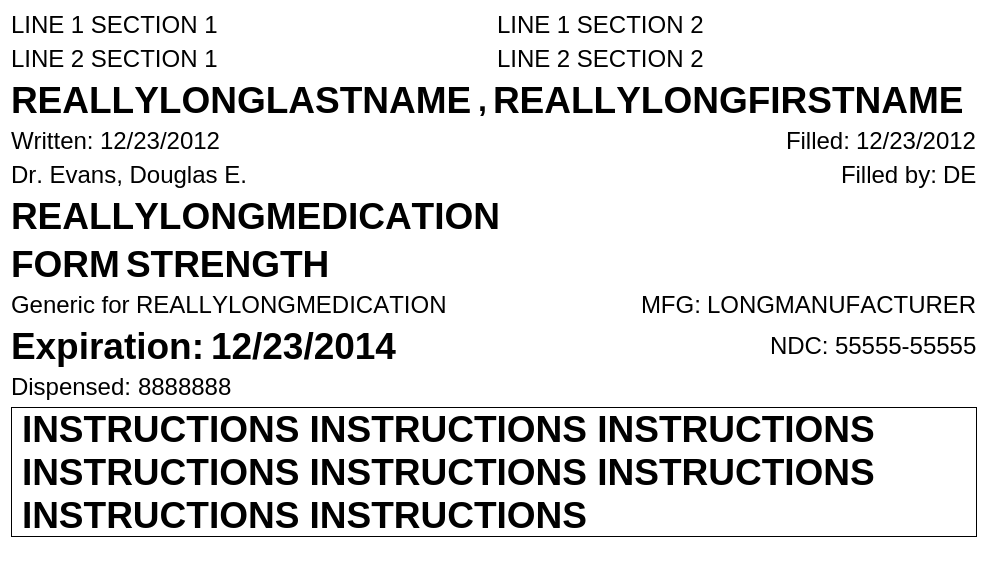
<?xml version="1.0" encoding="UTF-8"?>
<ui version="4.0">
 <class>PrescriptionLabel</class>
 <widget class="QFrame" name="PrescriptionLabel">
  <property name="geometry">
   <rect>
    <x>0</x>
    <y>0</y>
    <width>988</width>
    <height>583</height>
   </rect>
  </property>
  <property name="styleSheet">
   <string notr="true">background-color: #FFFFFF</string>
  </property>
  <property name="frameShape">
   <enum>QFrame::NoFrame</enum>
  </property>
  <property name="frameShadow">
   <enum>QFrame::Plain</enum>
  </property>
  <layout class="QVBoxLayout" name="verticalLayout">
   <item>
    <layout class="QHBoxLayout" name="horizontalLayout_3">
     <item>
      <widget class="QLabel" name="l1s1Label">
       <property name="font">
        <font>
         <family>Arial</family>
         <pointsize>18</pointsize>
         <kerning>false</kerning>
        </font>
       </property>
       <property name="text">
        <string notr="true">LINE 1 SECTION 1</string>
       </property>
      </widget>
     </item>
     <item>
      <widget class="QLabel" name="l1s2Label">
       <property name="font">
        <font>
         <family>Arial</family>
         <pointsize>18</pointsize>
         <kerning>false</kerning>
        </font>
       </property>
       <property name="text">
        <string notr="true">LINE 1 SECTION 2</string>
       </property>
      </widget>
     </item>
    </layout>
   </item>
   <item>
    <layout class="QHBoxLayout" name="horizontalLayout_8">
     <item>
      <widget class="QLabel" name="l2s1Label">
       <property name="font">
        <font>
         <family>Arial</family>
         <pointsize>18</pointsize>
         <kerning>false</kerning>
        </font>
       </property>
       <property name="text">
        <string notr="true">LINE 2 SECTION 1</string>
       </property>
      </widget>
     </item>
     <item>
      <widget class="QLabel" name="l2s2Label">
       <property name="font">
        <font>
         <family>Arial</family>
         <pointsize>18</pointsize>
         <kerning>false</kerning>
        </font>
       </property>
       <property name="text">
        <string notr="true">LINE 2 SECTION 2</string>
       </property>
      </widget>
     </item>
    </layout>
   </item>
   <item>
    <layout class="QHBoxLayout" name="horizontalLayout_7">
     <item>
      <widget class="QLabel" name="lastLabel">
       <property name="font">
        <font>
         <family>Arial</family>
         <pointsize>28</pointsize>
         <weight>75</weight>
         <bold>true</bold>
         <kerning>false</kerning>
        </font>
       </property>
       <property name="text">
        <string notr="true">REALLYLONGLASTNAME</string>
       </property>
       <property name="wordWrap">
        <bool>true</bool>
       </property>
      </widget>
     </item>
     <item>
      <widget class="QLabel" name="label_23">
       <property name="font">
        <font>
         <family>Arial</family>
         <pointsize>24</pointsize>
         <weight>75</weight>
         <bold>true</bold>
         <kerning>false</kerning>
        </font>
       </property>
       <property name="text">
        <string notr="true">,</string>
       </property>
       <property name="wordWrap">
        <bool>true</bool>
       </property>
      </widget>
     </item>
     <item>
      <widget class="QLabel" name="firstLabel">
       <property name="font">
        <font>
         <family>Arial</family>
         <pointsize>28</pointsize>
         <weight>75</weight>
         <bold>true</bold>
         <kerning>false</kerning>
        </font>
       </property>
       <property name="text">
        <string notr="true">REALLYLONGFIRSTNAME</string>
       </property>
       <property name="wordWrap">
        <bool>true</bool>
       </property>
      </widget>
     </item>
     <item>
      <spacer name="horizontalSpacer_7">
       <property name="orientation">
        <enum>Qt::Horizontal</enum>
       </property>
       <property name="sizeHint" stdset="0">
        <size>
         <width>40</width>
         <height>20</height>
        </size>
       </property>
      </spacer>
     </item>
    </layout>
   </item>
   <item>
    <layout class="QHBoxLayout" name="horizontalLayout">
     <item>
      <widget class="QLabel" name="label_6">
       <property name="font">
        <font>
         <family>Arial</family>
         <pointsize>18</pointsize>
         <kerning>false</kerning>
        </font>
       </property>
       <property name="text">
        <string notr="true">Written:</string>
       </property>
      </widget>
     </item>
     <item>
      <widget class="QLabel" name="writtenLabel">
       <property name="font">
        <font>
         <family>Arial</family>
         <pointsize>18</pointsize>
         <kerning>false</kerning>
        </font>
       </property>
       <property name="text">
        <string notr="true">12/23/2012</string>
       </property>
      </widget>
     </item>
     <item>
      <spacer name="horizontalSpacer_3">
       <property name="orientation">
        <enum>Qt::Horizontal</enum>
       </property>
       <property name="sizeHint" stdset="0">
        <size>
         <width>40</width>
         <height>20</height>
        </size>
       </property>
      </spacer>
     </item>
     <item>
      <widget class="QLabel" name="label_5">
       <property name="font">
        <font>
         <family>Arial</family>
         <pointsize>18</pointsize>
         <kerning>false</kerning>
        </font>
       </property>
       <property name="text">
        <string notr="true">Filled:</string>
       </property>
      </widget>
     </item>
     <item>
      <widget class="QLabel" name="filledLabel">
       <property name="font">
        <font>
         <family>Arial</family>
         <pointsize>18</pointsize>
         <kerning>false</kerning>
        </font>
       </property>
       <property name="text">
        <string notr="true">12/23/2012</string>
       </property>
      </widget>
     </item>
    </layout>
   </item>
   <item>
    <layout class="QHBoxLayout" name="horizontalLayout_2">
     <item>
      <widget class="QLabel" name="prescriberLabel">
       <property name="font">
        <font>
         <family>Arial</family>
         <pointsize>18</pointsize>
         <kerning>false</kerning>
        </font>
       </property>
       <property name="text">
        <string notr="true">Dr. Evans, Douglas E.</string>
       </property>
      </widget>
     </item>
     <item>
      <spacer name="horizontalSpacer_5">
       <property name="orientation">
        <enum>Qt::Horizontal</enum>
       </property>
       <property name="sizeHint" stdset="0">
        <size>
         <width>40</width>
         <height>20</height>
        </size>
       </property>
      </spacer>
     </item>
     <item>
      <widget class="QLabel" name="label_8">
       <property name="font">
        <font>
         <family>Arial</family>
         <pointsize>18</pointsize>
         <kerning>false</kerning>
        </font>
       </property>
       <property name="text">
        <string notr="true">Filled by:</string>
       </property>
       <property name="wordWrap">
        <bool>true</bool>
       </property>
      </widget>
     </item>
     <item>
      <widget class="QLabel" name="fillerLabel">
       <property name="font">
        <font>
         <family>Arial</family>
         <pointsize>18</pointsize>
         <kerning>false</kerning>
        </font>
       </property>
       <property name="text">
        <string notr="true">DE</string>
       </property>
      </widget>
     </item>
    </layout>
   </item>
   <item>
    <layout class="QHBoxLayout" name="horizontalLayout_5">
     <item>
      <widget class="QLabel" name="medicationLabel">
       <property name="font">
        <font>
         <family>Arial</family>
         <pointsize>28</pointsize>
         <weight>75</weight>
         <bold>true</bold>
         <kerning>false</kerning>
        </font>
       </property>
       <property name="text">
        <string notr="true">REALLYLONGMEDICATION</string>
       </property>
       <property name="wordWrap">
        <bool>true</bool>
       </property>
      </widget>
     </item>
     <item>
      <spacer name="horizontalSpacer_2">
       <property name="orientation">
        <enum>Qt::Horizontal</enum>
       </property>
       <property name="sizeHint" stdset="0">
        <size>
         <width>40</width>
         <height>20</height>
        </size>
       </property>
      </spacer>
     </item>
    </layout>
   </item>
   <item>
    <layout class="QHBoxLayout" name="horizontalLayout_10">
     <item>
      <widget class="QLabel" name="formLabel">
       <property name="font">
        <font>
         <family>Arial</family>
         <pointsize>28</pointsize>
         <weight>75</weight>
         <bold>true</bold>
         <kerning>false</kerning>
        </font>
       </property>
       <property name="text">
        <string notr="true">FORM</string>
       </property>
       <property name="wordWrap">
        <bool>true</bool>
       </property>
      </widget>
     </item>
     <item>
      <widget class="QLabel" name="strengthLabel">
       <property name="font">
        <font>
         <family>Arial</family>
         <pointsize>28</pointsize>
         <weight>75</weight>
         <bold>true</bold>
         <kerning>false</kerning>
        </font>
       </property>
       <property name="text">
        <string notr="true">STRENGTH</string>
       </property>
       <property name="wordWrap">
        <bool>true</bool>
       </property>
      </widget>
     </item>
     <item>
      <spacer name="horizontalSpacer_8">
       <property name="orientation">
        <enum>Qt::Horizontal</enum>
       </property>
       <property name="sizeHint" stdset="0">
        <size>
         <width>40</width>
         <height>20</height>
        </size>
       </property>
      </spacer>
     </item>
    </layout>
   </item>
   <item>
    <layout class="QHBoxLayout" name="horizontalLayout_6">
     <item>
      <widget class="QLabel" name="genericHeaderLabel">
       <property name="font">
        <font>
         <family>Arial</family>
         <pointsize>18</pointsize>
         <kerning>false</kerning>
        </font>
       </property>
       <property name="text">
        <string notr="true">Generic for</string>
       </property>
      </widget>
     </item>
     <item>
      <widget class="QLabel" name="genericLabel">
       <property name="font">
        <font>
         <family>Arial</family>
         <pointsize>18</pointsize>
         <kerning>false</kerning>
        </font>
       </property>
       <property name="text">
        <string notr="true">REALLYLONGMEDICATION</string>
       </property>
      </widget>
     </item>
     <item>
      <spacer name="horizontalSpacer_6">
       <property name="orientation">
        <enum>Qt::Horizontal</enum>
       </property>
       <property name="sizeHint" stdset="0">
        <size>
         <width>40</width>
         <height>20</height>
        </size>
       </property>
      </spacer>
     </item>
     <item>
      <widget class="QLabel" name="label_9">
       <property name="font">
        <font>
         <family>Arial</family>
         <pointsize>18</pointsize>
         <kerning>false</kerning>
        </font>
       </property>
       <property name="text">
        <string notr="true">MFG:</string>
       </property>
      </widget>
     </item>
     <item>
      <widget class="QLabel" name="manufacturerLabel">
       <property name="font">
        <font>
         <family>Arial</family>
         <pointsize>18</pointsize>
         <kerning>false</kerning>
        </font>
       </property>
       <property name="text">
        <string notr="true">LONGMANUFACTURER</string>
       </property>
      </widget>
     </item>
    </layout>
   </item>
   <item>
    <layout class="QHBoxLayout" name="horizontalLayout_4">
     <item>
      <widget class="QLabel" name="label_7">
       <property name="font">
        <font>
         <family>Arial</family>
         <pointsize>28</pointsize>
         <weight>75</weight>
         <bold>true</bold>
         <kerning>false</kerning>
        </font>
       </property>
       <property name="text">
        <string notr="true">Expiration:</string>
       </property>
      </widget>
     </item>
     <item>
      <widget class="QLabel" name="expireLabel">
       <property name="font">
        <font>
         <family>Arial</family>
         <pointsize>28</pointsize>
         <weight>75</weight>
         <bold>true</bold>
         <kerning>false</kerning>
        </font>
       </property>
       <property name="text">
        <string notr="true">12/23/2014</string>
       </property>
      </widget>
     </item>
     <item>
      <spacer name="horizontalSpacer_4">
       <property name="orientation">
        <enum>Qt::Horizontal</enum>
       </property>
       <property name="sizeHint" stdset="0">
        <size>
         <width>40</width>
         <height>20</height>
        </size>
       </property>
      </spacer>
     </item>
     <item>
      <widget class="QLabel" name="label_4">
       <property name="font">
        <font>
         <family>Arial</family>
         <pointsize>18</pointsize>
         <kerning>false</kerning>
        </font>
       </property>
       <property name="text">
        <string notr="true">NDC:</string>
       </property>
      </widget>
     </item>
     <item>
      <widget class="QLabel" name="ndcLabel">
       <property name="font">
        <font>
         <family>Arial</family>
         <pointsize>18</pointsize>
         <kerning>false</kerning>
        </font>
       </property>
       <property name="text">
        <string notr="true">55555-55555</string>
       </property>
      </widget>
     </item>
    </layout>
   </item>
   <item>
    <layout class="QHBoxLayout" name="horizontalLayout_9">
     <item>
      <widget class="QLabel" name="label_11">
       <property name="font">
        <font>
         <family>Arial</family>
         <pointsize>18</pointsize>
         <kerning>false</kerning>
        </font>
       </property>
       <property name="text">
        <string notr="true">Dispensed:</string>
       </property>
      </widget>
     </item>
     <item>
      <widget class="QLabel" name="dispensedLabel">
       <property name="font">
        <font>
         <family>Arial</family>
         <pointsize>18</pointsize>
         <kerning>false</kerning>
        </font>
       </property>
       <property name="text">
        <string notr="true">8888888</string>
       </property>
      </widget>
     </item>
     <item>
      <spacer name="horizontalSpacer">
       <property name="orientation">
        <enum>Qt::Horizontal</enum>
       </property>
       <property name="sizeHint" stdset="0">
        <size>
         <width>40</width>
         <height>20</height>
        </size>
       </property>
      </spacer>
     </item>
    </layout>
   </item>
   <item>
    <widget class="QLabel" name="instructionsLabel">
     <property name="font">
      <font>
       <family>Arial</family>
       <pointsize>28</pointsize>
       <weight>75</weight>
       <bold>true</bold>
       <kerning>false</kerning>
      </font>
     </property>
     <property name="frameShape">
      <enum>QFrame::Box</enum>
     </property>
     <property name="text">
      <string notr="true">INSTRUCTIONS INSTRUCTIONS INSTRUCTIONS INSTRUCTIONS INSTRUCTIONS INSTRUCTIONS INSTRUCTIONS INSTRUCTIONS </string>
     </property>
     <property name="wordWrap">
      <bool>true</bool>
     </property>
    </widget>
   </item>
   <item>
    <spacer name="verticalSpacer">
     <property name="orientation">
      <enum>Qt::Vertical</enum>
     </property>
     <property name="sizeHint" stdset="0">
      <size>
       <width>20</width>
       <height>40</height>
      </size>
     </property>
    </spacer>
   </item>
  </layout>
 </widget>
 <resources/>
 <connections/>
</ui>
